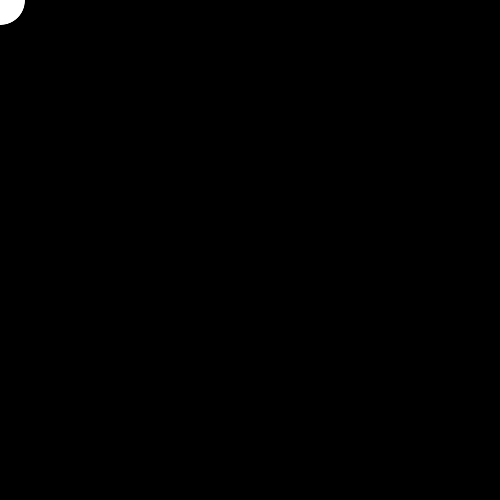
Frame 1 (no input)
Frame 60 (the mouse pressed at the canvas centre just before this capture): identical to frame 1, image omitted
Frame 120 (the mouse held since frame 60 and released just before this capture): identical to frame 1, image omitted

The Processing sketch that drew this single still picture (run headless with seeded random() and noise(); from frame 60 on, the mouse is pressed at the canvas centre):

// Processing sketch: Snake_ongoing
// ── Snake_ongoing.pde
void setup(){
  size(500,500);
//  noStroke(); // add in stage 3
}

int total = 100; 
int x[] = new int[total];
int y[] = new int[total];
int current = 0;

void draw(){
  background(0);
  int k = 0;
  for(int i = 0; i < total; i++){
    if (current + i >= total)
      k = current + i - total;
    else
      k = current + i;
    
    ellipse(x[k], y[k], 50, 50);
    
  }
}

void mouseMoved(){
  x[current] = mouseX;
  y[current] = mouseY;
  current++;
  if(current == total)
      current = 0;
}
